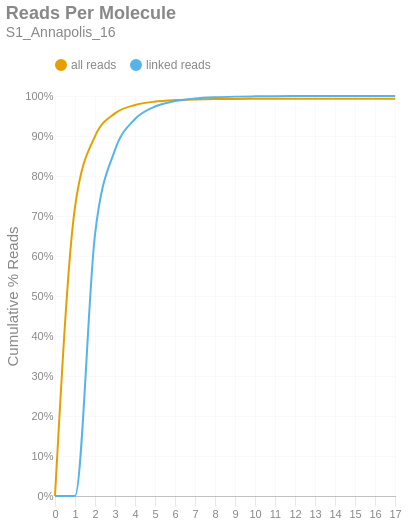

The cell this chart's notebook holds for it:
### Markdown cell above
### Reads per Molecule
This chart shows the cumulative distribution of the number of reads per linked molecule. That is, how many alignments are associated with a unique molecule. This excludes the number of reads associated with invalid or absent linked-read barcodes. The `linked` histogram is the percentages recalculated when disregarding singletons.

### Code cell
if SKIPLR:
    print_html(f"Skipped")
else:
    counts = np.bincount(valids['reads'].cast(pl.Int64).to_numpy())
    weighted = counts * np.arange(len(counts))
    all_perc = weighted / n_reads
    linked_perc = weighted / n_linked_reads
    linked_perc[1] = 0
    binned_df = pl.DataFrame({
        'readsper': list(range(len(counts))),
        'all reads (cumsum)': np.cumsum(all_perc).tolist(),
        'linked reads (cumsum)': np.cumsum(linked_perc).tolist(),
    })

    with SafeRender(binned_df):
        (
            density_plot(binned_df, 'Reads Per Molecule', samplename, 'readspmol')
            .encode(
                x=alt.X('readsper:O', title=None).axis(labelAngle=0).scale(padding=0),
                y=alt.Y('value:Q', title='Cumulative % Reads').axis(format='%').stack(False),
                color=alt.Color("key:N").scale(domain=["all reads", "linked reads"]),
                tooltip=[
                    alt.Tooltip("key:N", title="Data Type"),
                    alt.Tooltip("readsper:O", title="Reads Per Molecule"),
                    alt.Tooltip("value:Q", format=".2%", title="% Reads (Cum.)")
                ]            
            )
        ).display()

### Figure 1 — Vega-Lite specification as saved in the notebook (floating-point values rounded to 4 significant figures)
{"width": "container", "height": 400, "config": {"title": {"anchor": "start", "dy": -15, "fontSize": 18, "color": "#888888", "subtitleColor": "#888888", "subtitleFontSize": 14}, "arc": {"fill": "#0072B2"}, "axis": {"domainColor": "#888888", "domainWidth": 0.5, "gridWidth": 0.2, "grid": false, "titleFontWeight": 400, "titleFontSize": 15, "labelFontSize": 11, "labelColor": "#888888", "tickColor": "#888888", "tickWidth": 0.2, "titleColor": "#888888"}, "axisBand": {"grid": false}, "axisX": {"grid": true, "tickSize": 10, "domainCap": "round"}, "axisY": {"domain": false, "grid": true, "tickSize": 0, "domainCap": "round"}, "background": "transparent", "header": {"labelFontSize": 15, "labelColor": "#888888", "titleFontSize": 15, "titleFontWeight": 600, "titleColor": "#888888"}, "legend": {"labelFont": "sans-serif", "labelFontSize": 12, "labelColor": "#888888", "symbolSize": 100, "symbolType": "circle", "titleFontSize": 12, "titlePadding": 10, "titleColor": "#888888", "title": null, "orient": "top"}, "range": {"category": ["#E69F00", "#56B4E9", "#009E73", "#F0E442", "#0072B2", "#D55E00", "#CC79A7", "#000000"], "diverging": ["#cfe8f3", "#a2d4ec", "#73bfe2", "#46abdb", "#1696d2", "#12719e"]}, "area": {"fill": "#0072B2", "fillOpacity": 0.7, "line": true, "strokeOpacity": 0.7}, "line": {"color": "#0072B2", "stroke": "#0072B2", "strokeWidth": 2}, "trail": {"color": "#0072B2", "stroke": "#0072B2", "strokeWidth": 0, "size": 1}, "point": {"filled": true, "fillOpacity": 1.0, "size": 95}, "text": {"color": "#888888", "fontSize": 11, "align": "right", "fontWeight": 400, "size": 11}, "bar": {"fill": "#0072B2", "stroke": null}, "view": {"stroke": null, "continuousWidth": 660, "continuousHeight": 400}}, "data": {"name": "data-8e108e08f09d1d7d1727725effe02010"}, "mark": {"type": "line", "interpolate": "monotone", "point": {"opacity": 0, "size": 275}}, "encoding": {"color": {"field": "key", "scale": {"domain": ["all reads", "linked reads"]}, "type": "nominal"}, "tooltip": [{"field": "key", "title": "Data Type", "type": "nominal"}, {"field": "readsper", "title": "Reads Per Molecule", "type": "ordinal"}, {"field": "value", "format": ".2%", "title": "% Reads (Cum.)", "type": "quantitative"}], "x": {"axis": {"labelAngle": 0}, "field": "readsper", "scale": {"padding": 0}, "title": null, "type": "ordinal"}, "y": {"axis": {"format": "%"}, "field": "value", "stack": false, "title": "Cumulative % Reads", "type": "quantitative"}}, "params": [{"name": "param_c36ac31b6afebe62", "select": {"type": "point", "fields": ["key"]}, "bind": "legend"}], "title": {"text": "Reads Per Molecule", "subtitle": "S1_Annapolis_16"}, "transform": [{"fold": ["all reads (cumsum)", "linked reads (cumsum)"]}, {"calculate": "replace(datum.key, ' (cumsum)', '')", "as": "key"}, {"filter": {"param": "param_c36ac31b6afebe62"}}], "usermeta": {"embedOptions": {"downloadFileName": "S1_Annapolis_16.readspmol"}}, "$schema": "https://vega.github.io/schema/vega-lite/v6.1.0.json", "datasets": {"data-8e108e08f09d1d7d1727725effe02010": [{"readsper": 0, "all reads (cumsum)": 0.0, "linked reads (cumsum)": 0.0}, {"readsper": 1, "all reads (cumsum)": 0.7221, "linked reads (cumsum)": 0.0}, {"readsper": 2, "all reads (cumsum)": 0.8993, "linked reads (cumsum)": 0.6535}, {"readsper": 3, "all reads (cumsum)": 0.9566, "linked reads (cumsum)": 0.8651}, {"readsper": 4, "all reads (cumsum)": 0.9776, "linked reads (cumsum)": 0.9424}, {"readsper": 5, "all reads (cumsum)": 0.9861, "linked reads (cumsum)": 0.9737}, {"readsper": 6, "all reads (cumsum)": 0.9897, "linked reads (cumsum)": 0.9874}, {"readsper": 7, "all reads (cumsum)": 0.9915, "linked reads (cumsum)": 0.9937}, {"readsper": 8, "all reads (cumsum)": 0.9923, "linked reads (cumsum)": 0.9968}, {"readsper": 9, "all reads (cumsum)": 0.9928, "linked reads (cumsum)": 0.9984}, {"readsper": 10, "all reads (cumsum)": 0.9929, "linked reads (cumsum)": 0.9991}, {"readsper": 11, "all reads (cumsum)": 0.993, "linked reads (cumsum)": 0.9995}, {"readsper": 12, "all reads (cumsum)": 0.9931, "linked reads (cumsum)": 0.9997}, {"readsper": 13, "all reads (cumsum)": 0.9931, "linked reads (cumsum)": 0.9998}, {"readsper": 14, "all reads (cumsum)": 0.9932, "linked reads (cumsum)": 0.9999}, {"readsper": 15, "all reads (cumsum)": 0.9932, "linked reads (cumsum)": 1.0}, {"readsper": 16, "all reads (cumsum)": 0.9932, "linked reads (cumsum)": 1.0}, {"readsper": 17, "all reads (cumsum)": 0.9932, "linked reads (cumsum)": 1.0}]}}
